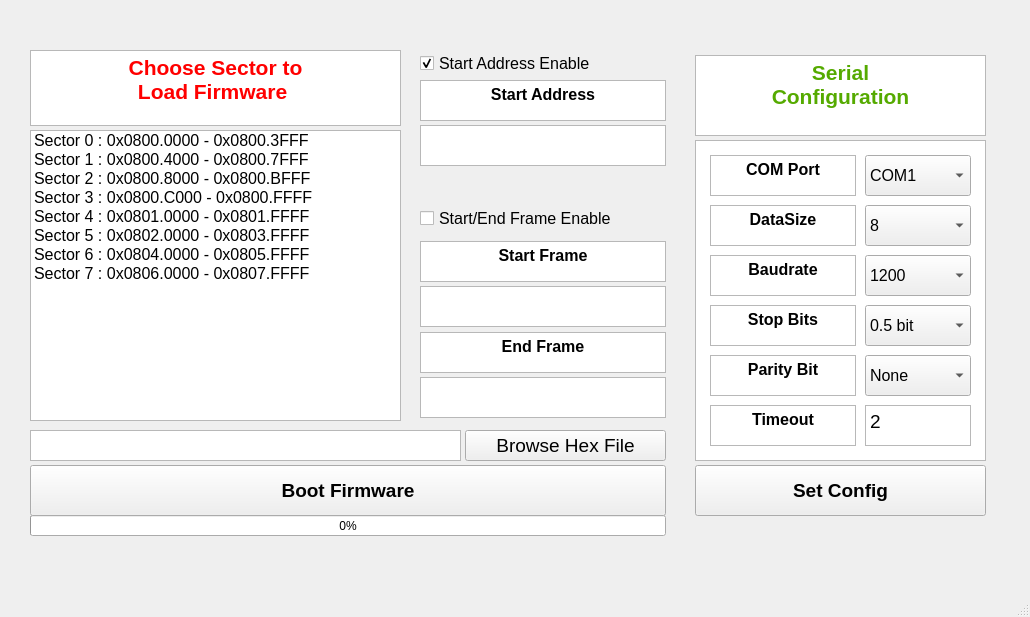
<?xml version="1.0" encoding="UTF-8"?>
<ui version="4.0">
 <class>MainWindow</class>
 <widget class="QMainWindow" name="MainWindow">
  <property name="geometry">
   <rect>
    <x>0</x>
    <y>0</y>
    <width>1030</width>
    <height>617</height>
   </rect>
  </property>
  <property name="windowTitle">
   <string>MainWindow</string>
  </property>
  <widget class="QWidget" name="centralwidget">
   <widget class="QPushButton" name="BootButton">
    <property name="geometry">
     <rect>
      <x>30</x>
      <y>465</y>
      <width>636</width>
      <height>51</height>
     </rect>
    </property>
    <property name="font">
     <font>
      <pointsize>14</pointsize>
      <weight>75</weight>
      <bold>true</bold>
     </font>
    </property>
    <property name="text">
     <string>Boot Firmware</string>
    </property>
   </widget>
   <widget class="QProgressBar" name="GenProcess">
    <property name="geometry">
     <rect>
      <x>30</x>
      <y>515</y>
      <width>636</width>
      <height>21</height>
     </rect>
    </property>
    <property name="value">
     <number>0</number>
    </property>
   </widget>
   <widget class="QTextEdit" name="textEdit">
    <property name="geometry">
     <rect>
      <x>30</x>
      <y>430</y>
      <width>431</width>
      <height>31</height>
     </rect>
    </property>
    <property name="html">
     <string>&lt;!DOCTYPE HTML PUBLIC &quot;-//W3C//DTD HTML 4.0//EN&quot; &quot;http://www.w3.org/TR/REC-html40/strict.dtd&quot;&gt;
&lt;html&gt;&lt;head&gt;&lt;meta name=&quot;qrichtext&quot; content=&quot;1&quot; /&gt;&lt;style type=&quot;text/css&quot;&gt;
p, li { white-space: pre-wrap; }
&lt;/style&gt;&lt;/head&gt;&lt;body style=&quot; font-family:'MS Shell Dlg 2'; font-size:7.8pt; font-weight:400; font-style:normal;&quot;&gt;
&lt;p style=&quot;-qt-paragraph-type:empty; margin-top:0px; margin-bottom:0px; margin-left:0px; margin-right:0px; -qt-block-indent:0; text-indent:0px;&quot;&gt;&lt;br /&gt;&lt;/p&gt;&lt;/body&gt;&lt;/html&gt;</string>
    </property>
   </widget>
   <widget class="QToolButton" name="BrowseHexFile">
    <property name="geometry">
     <rect>
      <x>465</x>
      <y>430</y>
      <width>201</width>
      <height>31</height>
     </rect>
    </property>
    <property name="font">
     <font>
      <pointsize>14</pointsize>
     </font>
    </property>
    <property name="text">
     <string>Browse Hex File</string>
    </property>
   </widget>
   <widget class="QTextEdit" name="StartFrame">
    <property name="geometry">
     <rect>
      <x>420</x>
      <y>286</y>
      <width>246</width>
      <height>41</height>
     </rect>
    </property>
    <property name="font">
     <font>
      <pointsize>14</pointsize>
      <weight>50</weight>
      <bold>false</bold>
     </font>
    </property>
    <property name="html">
     <string>&lt;!DOCTYPE HTML PUBLIC &quot;-//W3C//DTD HTML 4.0//EN&quot; &quot;http://www.w3.org/TR/REC-html40/strict.dtd&quot;&gt;
&lt;html&gt;&lt;head&gt;&lt;meta name=&quot;qrichtext&quot; content=&quot;1&quot; /&gt;&lt;style type=&quot;text/css&quot;&gt;
p, li { white-space: pre-wrap; }
&lt;/style&gt;&lt;/head&gt;&lt;body style=&quot; font-family:'MS Shell Dlg 2'; font-size:14pt; font-weight:400; font-style:normal;&quot;&gt;
&lt;p style=&quot;-qt-paragraph-type:empty; margin-top:0px; margin-bottom:0px; margin-left:0px; margin-right:0px; -qt-block-indent:0; text-indent:0px; font-weight:600;&quot;&gt;&lt;br /&gt;&lt;/p&gt;&lt;/body&gt;&lt;/html&gt;</string>
    </property>
   </widget>
   <widget class="QTextEdit" name="EndFrame">
    <property name="geometry">
     <rect>
      <x>420</x>
      <y>377</y>
      <width>246</width>
      <height>41</height>
     </rect>
    </property>
    <property name="font">
     <font>
      <pointsize>14</pointsize>
      <weight>50</weight>
      <bold>false</bold>
     </font>
    </property>
    <property name="html">
     <string>&lt;!DOCTYPE HTML PUBLIC &quot;-//W3C//DTD HTML 4.0//EN&quot; &quot;http://www.w3.org/TR/REC-html40/strict.dtd&quot;&gt;
&lt;html&gt;&lt;head&gt;&lt;meta name=&quot;qrichtext&quot; content=&quot;1&quot; /&gt;&lt;style type=&quot;text/css&quot;&gt;
p, li { white-space: pre-wrap; }
&lt;/style&gt;&lt;/head&gt;&lt;body style=&quot; font-family:'MS Shell Dlg 2'; font-size:14pt; font-weight:400; font-style:normal;&quot;&gt;
&lt;p style=&quot;-qt-paragraph-type:empty; margin-top:0px; margin-bottom:0px; margin-left:0px; margin-right:0px; -qt-block-indent:0; text-indent:0px; font-weight:600;&quot;&gt;&lt;br /&gt;&lt;/p&gt;&lt;/body&gt;&lt;/html&gt;</string>
    </property>
   </widget>
   <widget class="QTextBrowser" name="textBrowser_2">
    <property name="geometry">
     <rect>
      <x>420</x>
      <y>241</y>
      <width>246</width>
      <height>41</height>
     </rect>
    </property>
    <property name="html">
     <string>&lt;!DOCTYPE HTML PUBLIC &quot;-//W3C//DTD HTML 4.0//EN&quot; &quot;http://www.w3.org/TR/REC-html40/strict.dtd&quot;&gt;
&lt;html&gt;&lt;head&gt;&lt;meta name=&quot;qrichtext&quot; content=&quot;1&quot; /&gt;&lt;style type=&quot;text/css&quot;&gt;
p, li { white-space: pre-wrap; }
&lt;/style&gt;&lt;/head&gt;&lt;body style=&quot; font-family:'MS Shell Dlg 2'; font-size:7.8pt; font-weight:400; font-style:normal;&quot;&gt;
&lt;p align=&quot;center&quot; style=&quot; margin-top:0px; margin-bottom:0px; margin-left:0px; margin-right:0px; -qt-block-indent:0; text-indent:0px;&quot;&gt;&lt;span style=&quot; font-size:12pt; font-weight:600;&quot;&gt;Start Frame&lt;/span&gt;&lt;/p&gt;&lt;/body&gt;&lt;/html&gt;</string>
    </property>
   </widget>
   <widget class="QTextBrowser" name="textBrowser_4">
    <property name="geometry">
     <rect>
      <x>420</x>
      <y>332</y>
      <width>246</width>
      <height>41</height>
     </rect>
    </property>
    <property name="html">
     <string>&lt;!DOCTYPE HTML PUBLIC &quot;-//W3C//DTD HTML 4.0//EN&quot; &quot;http://www.w3.org/TR/REC-html40/strict.dtd&quot;&gt;
&lt;html&gt;&lt;head&gt;&lt;meta name=&quot;qrichtext&quot; content=&quot;1&quot; /&gt;&lt;style type=&quot;text/css&quot;&gt;
p, li { white-space: pre-wrap; }
&lt;/style&gt;&lt;/head&gt;&lt;body style=&quot; font-family:'MS Shell Dlg 2'; font-size:7.8pt; font-weight:400; font-style:normal;&quot;&gt;
&lt;p align=&quot;center&quot; style=&quot; margin-top:0px; margin-bottom:0px; margin-left:0px; margin-right:0px; -qt-block-indent:0; text-indent:0px;&quot;&gt;&lt;span style=&quot; font-size:12pt; font-weight:600;&quot;&gt;End Frame&lt;/span&gt;&lt;/p&gt;&lt;/body&gt;&lt;/html&gt;</string>
    </property>
   </widget>
   <widget class="QListWidget" name="SectorList">
    <property name="geometry">
     <rect>
      <x>30</x>
      <y>130</y>
      <width>371</width>
      <height>291</height>
     </rect>
    </property>
    <item>
     <property name="text">
      <string>Sector 0 : 0x0800.0000 - 0x0800.3FFF</string>
     </property>
     <property name="font">
      <font>
       <pointsize>12</pointsize>
      </font>
     </property>
     <property name="background">
      <brush brushstyle="NoBrush">
       <color alpha="255">
        <red>0</red>
        <green>0</green>
        <blue>0</blue>
       </color>
      </brush>
     </property>
    </item>
    <item>
     <property name="text">
      <string>Sector 1 : 0x0800.4000 - 0x0800.7FFF</string>
     </property>
     <property name="font">
      <font>
       <pointsize>12</pointsize>
      </font>
     </property>
    </item>
    <item>
     <property name="text">
      <string>Sector 2 : 0x0800.8000 - 0x0800.BFFF</string>
     </property>
     <property name="font">
      <font>
       <pointsize>12</pointsize>
      </font>
     </property>
    </item>
    <item>
     <property name="text">
      <string>Sector 3 : 0x0800.C000 - 0x0800.FFFF</string>
     </property>
     <property name="font">
      <font>
       <pointsize>12</pointsize>
      </font>
     </property>
    </item>
    <item>
     <property name="text">
      <string>Sector 4 : 0x0801.0000 - 0x0801.FFFF</string>
     </property>
     <property name="font">
      <font>
       <pointsize>12</pointsize>
      </font>
     </property>
    </item>
    <item>
     <property name="text">
      <string>Sector 5 : 0x0802.0000 - 0x0803.FFFF </string>
     </property>
     <property name="font">
      <font>
       <pointsize>12</pointsize>
      </font>
     </property>
    </item>
    <item>
     <property name="text">
      <string>Sector 6 : 0x0804.0000 - 0x0805.FFFF</string>
     </property>
     <property name="font">
      <font>
       <pointsize>12</pointsize>
      </font>
     </property>
    </item>
    <item>
     <property name="text">
      <string>Sector 7 : 0x0806.0000 - 0x0807.FFFF</string>
     </property>
     <property name="font">
      <font>
       <pointsize>12</pointsize>
      </font>
     </property>
    </item>
   </widget>
   <widget class="QTextBrowser" name="textBrowser_3">
    <property name="geometry">
     <rect>
      <x>30</x>
      <y>50</y>
      <width>371</width>
      <height>76</height>
     </rect>
    </property>
    <property name="html">
     <string>&lt;!DOCTYPE HTML PUBLIC &quot;-//W3C//DTD HTML 4.0//EN&quot; &quot;http://www.w3.org/TR/REC-html40/strict.dtd&quot;&gt;
&lt;html&gt;&lt;head&gt;&lt;meta name=&quot;qrichtext&quot; content=&quot;1&quot; /&gt;&lt;style type=&quot;text/css&quot;&gt;
p, li { white-space: pre-wrap; }
&lt;/style&gt;&lt;/head&gt;&lt;body style=&quot; font-family:'MS Shell Dlg 2'; font-size:7.8pt; font-weight:400; font-style:normal;&quot;&gt;
&lt;p align=&quot;center&quot; style=&quot; margin-top:0px; margin-bottom:0px; margin-left:0px; margin-right:0px; -qt-block-indent:0; text-indent:0px;&quot;&gt;&lt;span style=&quot; font-size:16pt; font-weight:600; color:#ff0000;&quot;&gt;Choose Sector to&lt;br /&gt;Load Firmware &lt;/span&gt;&lt;/p&gt;&lt;/body&gt;&lt;/html&gt;</string>
    </property>
   </widget>
   <widget class="QCheckBox" name="checkFrameEn">
    <property name="geometry">
     <rect>
      <x>420</x>
      <y>195</y>
      <width>246</width>
      <height>46</height>
     </rect>
    </property>
    <property name="font">
     <font>
      <pointsize>12</pointsize>
     </font>
    </property>
    <property name="text">
     <string>Start/End Frame Enable</string>
    </property>
   </widget>
   <widget class="QTextBrowser" name="textBrowser_5">
    <property name="geometry">
     <rect>
      <x>420</x>
      <y>80</y>
      <width>246</width>
      <height>41</height>
     </rect>
    </property>
    <property name="html">
     <string>&lt;!DOCTYPE HTML PUBLIC &quot;-//W3C//DTD HTML 4.0//EN&quot; &quot;http://www.w3.org/TR/REC-html40/strict.dtd&quot;&gt;
&lt;html&gt;&lt;head&gt;&lt;meta name=&quot;qrichtext&quot; content=&quot;1&quot; /&gt;&lt;style type=&quot;text/css&quot;&gt;
p, li { white-space: pre-wrap; }
&lt;/style&gt;&lt;/head&gt;&lt;body style=&quot; font-family:'MS Shell Dlg 2'; font-size:7.8pt; font-weight:400; font-style:normal;&quot;&gt;
&lt;p align=&quot;center&quot; style=&quot; margin-top:0px; margin-bottom:0px; margin-left:0px; margin-right:0px; -qt-block-indent:0; text-indent:0px;&quot;&gt;&lt;span style=&quot; font-size:12pt; font-weight:600;&quot;&gt;Start Address&lt;/span&gt;&lt;/p&gt;&lt;/body&gt;&lt;/html&gt;</string>
    </property>
   </widget>
   <widget class="QTextEdit" name="StartAddress">
    <property name="geometry">
     <rect>
      <x>420</x>
      <y>125</y>
      <width>246</width>
      <height>41</height>
     </rect>
    </property>
    <property name="font">
     <font>
      <pointsize>14</pointsize>
      <weight>50</weight>
      <bold>false</bold>
     </font>
    </property>
    <property name="html">
     <string>&lt;!DOCTYPE HTML PUBLIC &quot;-//W3C//DTD HTML 4.0//EN&quot; &quot;http://www.w3.org/TR/REC-html40/strict.dtd&quot;&gt;
&lt;html&gt;&lt;head&gt;&lt;meta name=&quot;qrichtext&quot; content=&quot;1&quot; /&gt;&lt;style type=&quot;text/css&quot;&gt;
p, li { white-space: pre-wrap; }
&lt;/style&gt;&lt;/head&gt;&lt;body style=&quot; font-family:'MS Shell Dlg 2'; font-size:14pt; font-weight:400; font-style:normal;&quot;&gt;
&lt;p style=&quot;-qt-paragraph-type:empty; margin-top:0px; margin-bottom:0px; margin-left:0px; margin-right:0px; -qt-block-indent:0; text-indent:0px; font-weight:600;&quot;&gt;&lt;br /&gt;&lt;/p&gt;&lt;/body&gt;&lt;/html&gt;</string>
    </property>
   </widget>
   <widget class="QCheckBox" name="checkStartAddrEn">
    <property name="geometry">
     <rect>
      <x>420</x>
      <y>40</y>
      <width>241</width>
      <height>46</height>
     </rect>
    </property>
    <property name="font">
     <font>
      <pointsize>12</pointsize>
     </font>
    </property>
    <property name="text">
     <string>Start Address Enable</string>
    </property>
    <property name="checked">
     <bool>true</bool>
    </property>
   </widget>
   <widget class="QComboBox" name="comboComPort">
    <property name="geometry">
     <rect>
      <x>865</x>
      <y>155</y>
      <width>106</width>
      <height>41</height>
     </rect>
    </property>
    <property name="font">
     <font>
      <pointsize>12</pointsize>
      <weight>50</weight>
      <bold>false</bold>
     </font>
    </property>
    <property name="iconSize">
     <size>
      <width>22</width>
      <height>20</height>
     </size>
    </property>
    <item>
     <property name="text">
      <string>COM1</string>
     </property>
    </item>
    <item>
     <property name="text">
      <string>COM2</string>
     </property>
    </item>
    <item>
     <property name="text">
      <string>COM3</string>
     </property>
    </item>
    <item>
     <property name="text">
      <string>COM4</string>
     </property>
    </item>
    <item>
     <property name="text">
      <string>COM5</string>
     </property>
    </item>
    <item>
     <property name="text">
      <string>COM6</string>
     </property>
    </item>
    <item>
     <property name="text">
      <string>COM7</string>
     </property>
    </item>
    <item>
     <property name="text">
      <string>COM8</string>
     </property>
    </item>
    <item>
     <property name="text">
      <string>COM9</string>
     </property>
    </item>
    <item>
     <property name="text">
      <string>COM10</string>
     </property>
    </item>
    <item>
     <property name="text">
      <string>COM11</string>
     </property>
    </item>
    <item>
     <property name="text">
      <string>COM12</string>
     </property>
    </item>
   </widget>
   <widget class="QComboBox" name="comboBaud">
    <property name="geometry">
     <rect>
      <x>865</x>
      <y>255</y>
      <width>106</width>
      <height>41</height>
     </rect>
    </property>
    <property name="font">
     <font>
      <pointsize>12</pointsize>
      <weight>50</weight>
      <bold>false</bold>
     </font>
    </property>
    <property name="currentText">
     <string>1200</string>
    </property>
    <property name="iconSize">
     <size>
      <width>22</width>
      <height>20</height>
     </size>
    </property>
    <item>
     <property name="text">
      <string>1200</string>
     </property>
    </item>
    <item>
     <property name="text">
      <string>2400</string>
     </property>
    </item>
    <item>
     <property name="text">
      <string>4800</string>
     </property>
    </item>
    <item>
     <property name="text">
      <string>9600</string>
     </property>
    </item>
    <item>
     <property name="text">
      <string>47600</string>
     </property>
    </item>
    <item>
     <property name="text">
      <string>115200</string>
     </property>
    </item>
   </widget>
   <widget class="QComboBox" name="comboStopBits">
    <property name="geometry">
     <rect>
      <x>865</x>
      <y>305</y>
      <width>106</width>
      <height>41</height>
     </rect>
    </property>
    <property name="font">
     <font>
      <pointsize>12</pointsize>
      <weight>50</weight>
      <bold>false</bold>
     </font>
    </property>
    <property name="currentText">
     <string>0.5 bit</string>
    </property>
    <property name="iconSize">
     <size>
      <width>22</width>
      <height>20</height>
     </size>
    </property>
    <item>
     <property name="text">
      <string>0.5 bit</string>
     </property>
    </item>
    <item>
     <property name="text">
      <string>1 bit</string>
     </property>
    </item>
    <item>
     <property name="text">
      <string>2 bit</string>
     </property>
    </item>
   </widget>
   <widget class="QTextBrowser" name="textBrowser_6">
    <property name="geometry">
     <rect>
      <x>710</x>
      <y>155</y>
      <width>146</width>
      <height>41</height>
     </rect>
    </property>
    <property name="html">
     <string>&lt;!DOCTYPE HTML PUBLIC &quot;-//W3C//DTD HTML 4.0//EN&quot; &quot;http://www.w3.org/TR/REC-html40/strict.dtd&quot;&gt;
&lt;html&gt;&lt;head&gt;&lt;meta name=&quot;qrichtext&quot; content=&quot;1&quot; /&gt;&lt;style type=&quot;text/css&quot;&gt;
p, li { white-space: pre-wrap; }
&lt;/style&gt;&lt;/head&gt;&lt;body style=&quot; font-family:'MS Shell Dlg 2'; font-size:7.8pt; font-weight:400; font-style:normal;&quot;&gt;
&lt;p align=&quot;center&quot; style=&quot; margin-top:0px; margin-bottom:0px; margin-left:0px; margin-right:0px; -qt-block-indent:0; text-indent:0px;&quot;&gt;&lt;span style=&quot; font-size:12pt; font-weight:600;&quot;&gt;COM Port&lt;/span&gt;&lt;/p&gt;&lt;/body&gt;&lt;/html&gt;</string>
    </property>
   </widget>
   <widget class="QTextBrowser" name="textBrowser_7">
    <property name="geometry">
     <rect>
      <x>710</x>
      <y>255</y>
      <width>146</width>
      <height>41</height>
     </rect>
    </property>
    <property name="html">
     <string>&lt;!DOCTYPE HTML PUBLIC &quot;-//W3C//DTD HTML 4.0//EN&quot; &quot;http://www.w3.org/TR/REC-html40/strict.dtd&quot;&gt;
&lt;html&gt;&lt;head&gt;&lt;meta name=&quot;qrichtext&quot; content=&quot;1&quot; /&gt;&lt;style type=&quot;text/css&quot;&gt;
p, li { white-space: pre-wrap; }
&lt;/style&gt;&lt;/head&gt;&lt;body style=&quot; font-family:'MS Shell Dlg 2'; font-size:7.8pt; font-weight:400; font-style:normal;&quot;&gt;
&lt;p align=&quot;center&quot; style=&quot; margin-top:0px; margin-bottom:0px; margin-left:0px; margin-right:0px; -qt-block-indent:0; text-indent:0px;&quot;&gt;&lt;span style=&quot; font-size:12pt; font-weight:600;&quot;&gt;Baudrate&lt;/span&gt;&lt;/p&gt;&lt;/body&gt;&lt;/html&gt;</string>
    </property>
   </widget>
   <widget class="QTextBrowser" name="textBrowser_8">
    <property name="geometry">
     <rect>
      <x>710</x>
      <y>305</y>
      <width>146</width>
      <height>41</height>
     </rect>
    </property>
    <property name="html">
     <string>&lt;!DOCTYPE HTML PUBLIC &quot;-//W3C//DTD HTML 4.0//EN&quot; &quot;http://www.w3.org/TR/REC-html40/strict.dtd&quot;&gt;
&lt;html&gt;&lt;head&gt;&lt;meta name=&quot;qrichtext&quot; content=&quot;1&quot; /&gt;&lt;style type=&quot;text/css&quot;&gt;
p, li { white-space: pre-wrap; }
&lt;/style&gt;&lt;/head&gt;&lt;body style=&quot; font-family:'MS Shell Dlg 2'; font-size:7.8pt; font-weight:400; font-style:normal;&quot;&gt;
&lt;p align=&quot;center&quot; style=&quot; margin-top:0px; margin-bottom:0px; margin-left:0px; margin-right:0px; -qt-block-indent:0; text-indent:0px;&quot;&gt;&lt;span style=&quot; font-size:12pt; font-weight:600;&quot;&gt;Stop Bits&lt;/span&gt;&lt;/p&gt;&lt;/body&gt;&lt;/html&gt;</string>
    </property>
   </widget>
   <widget class="QTextBrowser" name="textBrowser_9">
    <property name="geometry">
     <rect>
      <x>710</x>
      <y>355</y>
      <width>146</width>
      <height>41</height>
     </rect>
    </property>
    <property name="html">
     <string>&lt;!DOCTYPE HTML PUBLIC &quot;-//W3C//DTD HTML 4.0//EN&quot; &quot;http://www.w3.org/TR/REC-html40/strict.dtd&quot;&gt;
&lt;html&gt;&lt;head&gt;&lt;meta name=&quot;qrichtext&quot; content=&quot;1&quot; /&gt;&lt;style type=&quot;text/css&quot;&gt;
p, li { white-space: pre-wrap; }
&lt;/style&gt;&lt;/head&gt;&lt;body style=&quot; font-family:'MS Shell Dlg 2'; font-size:7.8pt; font-weight:400; font-style:normal;&quot;&gt;
&lt;p align=&quot;center&quot; style=&quot; margin-top:0px; margin-bottom:0px; margin-left:0px; margin-right:0px; -qt-block-indent:0; text-indent:0px;&quot;&gt;&lt;span style=&quot; font-size:12pt; font-weight:600;&quot;&gt;Parity Bit&lt;/span&gt;&lt;/p&gt;&lt;/body&gt;&lt;/html&gt;</string>
    </property>
   </widget>
   <widget class="QComboBox" name="comboParity">
    <property name="geometry">
     <rect>
      <x>865</x>
      <y>355</y>
      <width>106</width>
      <height>41</height>
     </rect>
    </property>
    <property name="font">
     <font>
      <pointsize>12</pointsize>
      <weight>50</weight>
      <bold>false</bold>
     </font>
    </property>
    <property name="iconSize">
     <size>
      <width>22</width>
      <height>20</height>
     </size>
    </property>
    <item>
     <property name="text">
      <string>None</string>
     </property>
    </item>
    <item>
     <property name="text">
      <string>Odd</string>
     </property>
    </item>
    <item>
     <property name="text">
      <string>Even</string>
     </property>
    </item>
   </widget>
   <widget class="QTextBrowser" name="textBrowser_10">
    <property name="geometry">
     <rect>
      <x>710</x>
      <y>405</y>
      <width>146</width>
      <height>41</height>
     </rect>
    </property>
    <property name="html">
     <string>&lt;!DOCTYPE HTML PUBLIC &quot;-//W3C//DTD HTML 4.0//EN&quot; &quot;http://www.w3.org/TR/REC-html40/strict.dtd&quot;&gt;
&lt;html&gt;&lt;head&gt;&lt;meta name=&quot;qrichtext&quot; content=&quot;1&quot; /&gt;&lt;style type=&quot;text/css&quot;&gt;
p, li { white-space: pre-wrap; }
&lt;/style&gt;&lt;/head&gt;&lt;body style=&quot; font-family:'MS Shell Dlg 2'; font-size:7.8pt; font-weight:400; font-style:normal;&quot;&gt;
&lt;p align=&quot;center&quot; style=&quot; margin-top:0px; margin-bottom:0px; margin-left:0px; margin-right:0px; -qt-block-indent:0; text-indent:0px;&quot;&gt;&lt;span style=&quot; font-size:12pt; font-weight:600;&quot;&gt;Timeout&lt;/span&gt;&lt;/p&gt;&lt;/body&gt;&lt;/html&gt;</string>
    </property>
   </widget>
   <widget class="QTextEdit" name="TimeoutText">
    <property name="geometry">
     <rect>
      <x>865</x>
      <y>405</y>
      <width>106</width>
      <height>41</height>
     </rect>
    </property>
    <property name="font">
     <font>
      <pointsize>14</pointsize>
      <weight>50</weight>
      <bold>false</bold>
     </font>
    </property>
    <property name="html">
     <string>&lt;!DOCTYPE HTML PUBLIC &quot;-//W3C//DTD HTML 4.0//EN&quot; &quot;http://www.w3.org/TR/REC-html40/strict.dtd&quot;&gt;
&lt;html&gt;&lt;head&gt;&lt;meta name=&quot;qrichtext&quot; content=&quot;1&quot; /&gt;&lt;style type=&quot;text/css&quot;&gt;
p, li { white-space: pre-wrap; }
&lt;/style&gt;&lt;/head&gt;&lt;body style=&quot; font-family:'MS Shell Dlg 2'; font-size:14pt; font-weight:400; font-style:normal;&quot;&gt;
&lt;p style=&quot; margin-top:0px; margin-bottom:0px; margin-left:0px; margin-right:0px; -qt-block-indent:0; text-indent:0px;&quot;&gt;2&lt;/p&gt;&lt;/body&gt;&lt;/html&gt;</string>
    </property>
   </widget>
   <widget class="QTextBrowser" name="textBrowser_11">
    <property name="geometry">
     <rect>
      <x>695</x>
      <y>55</y>
      <width>291</width>
      <height>81</height>
     </rect>
    </property>
    <property name="html">
     <string>&lt;!DOCTYPE HTML PUBLIC &quot;-//W3C//DTD HTML 4.0//EN&quot; &quot;http://www.w3.org/TR/REC-html40/strict.dtd&quot;&gt;
&lt;html&gt;&lt;head&gt;&lt;meta name=&quot;qrichtext&quot; content=&quot;1&quot; /&gt;&lt;style type=&quot;text/css&quot;&gt;
p, li { white-space: pre-wrap; }
&lt;/style&gt;&lt;/head&gt;&lt;body style=&quot; font-family:'MS Shell Dlg 2'; font-size:7.8pt; font-weight:400; font-style:normal;&quot;&gt;
&lt;p align=&quot;center&quot; style=&quot; margin-top:0px; margin-bottom:0px; margin-left:0px; margin-right:0px; -qt-block-indent:0; text-indent:0px;&quot;&gt;&lt;span style=&quot; font-size:16pt; font-weight:600; color:#55aa00;&quot;&gt;Serial&lt;br /&gt;Configuration&lt;/span&gt;&lt;/p&gt;&lt;/body&gt;&lt;/html&gt;</string>
    </property>
   </widget>
   <widget class="QGraphicsView" name="graphicsView">
    <property name="geometry">
     <rect>
      <x>695</x>
      <y>140</y>
      <width>291</width>
      <height>321</height>
     </rect>
    </property>
   </widget>
   <widget class="QTextBrowser" name="textBrowser_12">
    <property name="geometry">
     <rect>
      <x>710</x>
      <y>205</y>
      <width>146</width>
      <height>41</height>
     </rect>
    </property>
    <property name="html">
     <string>&lt;!DOCTYPE HTML PUBLIC &quot;-//W3C//DTD HTML 4.0//EN&quot; &quot;http://www.w3.org/TR/REC-html40/strict.dtd&quot;&gt;
&lt;html&gt;&lt;head&gt;&lt;meta name=&quot;qrichtext&quot; content=&quot;1&quot; /&gt;&lt;style type=&quot;text/css&quot;&gt;
p, li { white-space: pre-wrap; }
&lt;/style&gt;&lt;/head&gt;&lt;body style=&quot; font-family:'MS Shell Dlg 2'; font-size:7.8pt; font-weight:400; font-style:normal;&quot;&gt;
&lt;p align=&quot;center&quot; style=&quot; margin-top:0px; margin-bottom:0px; margin-left:0px; margin-right:0px; -qt-block-indent:0; text-indent:0px;&quot;&gt;&lt;span style=&quot; font-size:12pt; font-weight:600;&quot;&gt;DataSize&lt;/span&gt;&lt;/p&gt;&lt;/body&gt;&lt;/html&gt;</string>
    </property>
   </widget>
   <widget class="QComboBox" name="comboDataSize">
    <property name="geometry">
     <rect>
      <x>865</x>
      <y>205</y>
      <width>106</width>
      <height>41</height>
     </rect>
    </property>
    <property name="font">
     <font>
      <pointsize>12</pointsize>
      <weight>50</weight>
      <bold>false</bold>
     </font>
    </property>
    <property name="iconSize">
     <size>
      <width>22</width>
      <height>20</height>
     </size>
    </property>
    <item>
     <property name="text">
      <string>8</string>
     </property>
    </item>
    <item>
     <property name="text">
      <string>9</string>
     </property>
    </item>
    <item>
     <property name="text">
      <string>10</string>
     </property>
    </item>
   </widget>
   <widget class="QPushButton" name="SetConfigBTN">
    <property name="geometry">
     <rect>
      <x>695</x>
      <y>465</y>
      <width>291</width>
      <height>51</height>
     </rect>
    </property>
    <property name="font">
     <font>
      <pointsize>14</pointsize>
      <weight>75</weight>
      <bold>true</bold>
     </font>
    </property>
    <property name="text">
     <string>Set Config</string>
    </property>
   </widget>
   <zorder>graphicsView</zorder>
   <zorder>BootButton</zorder>
   <zorder>GenProcess</zorder>
   <zorder>textEdit</zorder>
   <zorder>BrowseHexFile</zorder>
   <zorder>StartFrame</zorder>
   <zorder>EndFrame</zorder>
   <zorder>textBrowser_2</zorder>
   <zorder>textBrowser_4</zorder>
   <zorder>SectorList</zorder>
   <zorder>textBrowser_3</zorder>
   <zorder>checkFrameEn</zorder>
   <zorder>textBrowser_5</zorder>
   <zorder>StartAddress</zorder>
   <zorder>checkStartAddrEn</zorder>
   <zorder>comboComPort</zorder>
   <zorder>comboBaud</zorder>
   <zorder>comboStopBits</zorder>
   <zorder>textBrowser_6</zorder>
   <zorder>textBrowser_7</zorder>
   <zorder>textBrowser_8</zorder>
   <zorder>textBrowser_9</zorder>
   <zorder>comboParity</zorder>
   <zorder>textBrowser_10</zorder>
   <zorder>TimeoutText</zorder>
   <zorder>textBrowser_11</zorder>
   <zorder>textBrowser_12</zorder>
   <zorder>comboDataSize</zorder>
   <zorder>SetConfigBTN</zorder>
  </widget>
  <widget class="QMenuBar" name="menubar">
   <property name="geometry">
    <rect>
     <x>0</x>
     <y>0</y>
     <width>1030</width>
     <height>26</height>
    </rect>
   </property>
  </widget>
  <widget class="QStatusBar" name="statusbar"/>
 </widget>
 <resources/>
 <connections/>
</ui>
